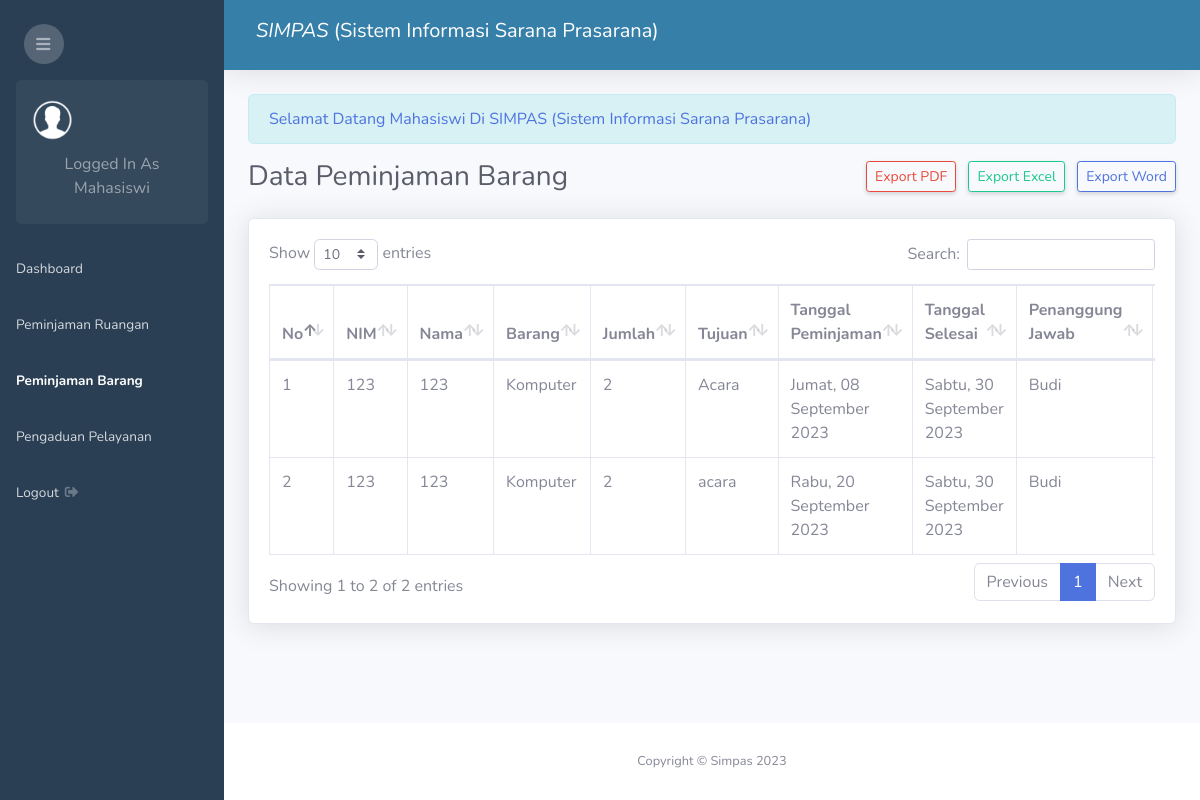
/admin.php?page=peminjaman-barang (signed in), run on the app's committed database.
### tables this page shows
CREATE TABLE `peminjaman_barang` (
  `id_peminjaman_barang` int NOT NULL,
  `mahasiswa_id` int NOT NULL,
  `barang_kd` varchar(25) NOT NULL,
  `jumlah_barang` int NOT NULL,
  `tujuan` text NOT NULL,
  `tanggal_peminjaman` date NOT NULL,
  `tanggal_selesai` date NOT NULL,
  `status` enum('Returned','Approved','Disapproved','Pending') DEFAULT 'Pending',
  `created_at` timestamp NOT NULL DEFAULT CURRENT_TIMESTAMP,
  `user_id` int DEFAULT NULL,
  `dosen_id` int NOT NULL,
  `biro_id` int NOT NULL,
  `ruangan_id` int NOT NULL
);

CREATE TABLE `mahasiswa` (
  `id_mahasiswa` int NOT NULL,
  `nama_mahasiswa` varchar(200) NOT NULL,
  `nim` varchar(50) NOT NULL,
  `semester` int NOT NULL,
  `prodi` varchar(100) NOT NULL,
  `password` varchar(100) NOT NULL
);

CREATE TABLE `barang` (
  `kd_barang` varchar(25) NOT NULL,
  `nama_barang` varchar(100) NOT NULL,
  `kategori_id` int NOT NULL,
  `spesifikasi` varchar(100) NOT NULL,
  `lokasi` varchar(100) NOT NULL,
  `status_barang` varchar(50) NOT NULL,
  `total` int NOT NULL,
  `merek_id` int NOT NULL
);

CREATE TABLE `dosen` (
  `id_dosen` int NOT NULL,
  `nik` varchar(30) NOT NULL,
  `nama_dosen` varchar(200) NOT NULL
);

### date_formatter.php (called while the page is built, shortened)
<?php
function formatDateIndonesia2($timestamp) {
    $dateTime = new DateTime($timestamp);
    $formattedDate = $dateTime->format('l, d F Y');
    $dayTranslation = [
        'Monday'    => 'Senin',
        'Tuesday'   => 'Selasa',
        'Wednesday' => 'Rabu',
        'Thursday'  => 'Kamis',
        'Friday'    => 'Jumat',
        'Saturday'  => 'Sabtu',
        'Sunday'    => 'Minggu',
    ];
    $monthTranslation = [
        'January'   => 'Januari',
        'February'  => 'Februari',
        'March'     => 'Maret',
        'April'     => 'April',
        'May'       => 'Mei',
        'June'      => 'Juni',
        'July'      => 'Juli',
        'August'    => 'Agustus',
        'September' => 'September',
        'October'   => 'Oktober',
        'November'  => 'November',
        'December'  => 'Desember',
    ];
    foreach ($dayTranslation as $en => $id) {
        $formattedDate = str_replace($en, $id, $formattedDate);
    }
    foreach ($monthTranslation as $en => $id) {
        $formattedDate = str_replace($en, $id, $formattedDate);
    }
    return $formattedDate;
}
?>

### peminjaman_barang/index.php (the view, shortened to what this page needs)
<?php require 'date_formatter.php'; ?>
<div class="d-sm-flex align-items-center justify-content-between mb-4">
    <h1 class="h3 mb-0 text-gray-800">Data Peminjaman Barang</h1>
    <?php if($_SESSION['level'] == 'user') : ?>
        <a href="admin.php?page=tambah-peminjaman-barang" class="d-none d-sm-inline-block btn btn-sm btn-primary shadow-sm"> Tambah Data</a>
    <?php else: ?>
        <div>
            <a href="peminjaman_barang/print_index.php" target="_blank" class="d-none d-sm-inline-block btn btn-sm btn-outline-danger shadow-sm"> Export PDF</a>
            <a href="peminjaman_barang/excel_index.php" target="_blank" class="d-none d-sm-inline-block btn btn-sm btn-outline-success shadow-sm mx-2"> Export Excel</a>
            <a href="peminjaman_barang/word_index.php" target="_blank" class="d-none d-sm-inline-block btn btn-sm btn-outline-primary shadow-sm"> Export Word</a>
        </div>
    <?php endif ?>
</div>
<div class="card shadow mb-4">
    <div class="card-body">
        <div class="table-responsive">
            <?php if($_SESSION['level'] == 'user') { ?>
            <table class="table table-bordered" id="dataTable" width="100%" cellspacing="0">
                <thead>
                    <tr>
                        <th>No</th>
                        <th>Barang</th>
                        <th>Jumlah</th>
                        <th>Tujuan</th>
                        <th>Tanggal Peminjaman</th>
                        <th>Tanggal Selesai</th>
                        <th>Penanggung Jawab</th>
                        <th>Biro</th>
                        <th>Status</th>
                        <th>Aksi</th>
                    </tr>
                </thead>
                <tbody>
                <?php
                    $id_mahasiswa = $_SESSION['id'];
                    $no = 1;
                    $sql = mysqli_query($conn, "SELECT * FROM peminjaman_barang LEFT JOIN barang ON peminjaman_barang.barang_kd = barang.kd_barang LEFT JOIN biro ON peminjaman_barang.biro_id = biro.id_biro LEFT JOIN dosen ON dosen.id_dosen = peminjaman_barang.dosen_id WHERE mahasiswa_id = '$id_mahasiswa' ORDER BY id_peminjaman_barang DESC");
                    while($row = mysqli_fetch_assoc($sql)){
                ?>
                <tr>
                    <td><?php echo $no++ ?></td>
                    <td><?php echo $row['nama_barang'] == '' ? '-' : $row['nama_barang']; ?></td>
                    <td><?php echo $row['jumlah_barang'] ?></td>
                    <td><?php echo $row['tujuan'] ?></td>
                    <td><?php echo formatDateIndonesia2($row['tanggal_peminjaman']) ?></td>
                    <td><?php echo formatDateIndonesia2($row['tanggal_selesai']) ?></td>
                    <td><?php echo $row['nama_dosen'] == '' ? '-' : $row['nama_dosen']; ?></td>
                    <td><?php echo $row['nama_biro'] == '' ? '-' : $row['nama_biro']; ?></td>
                    <td>
                        <?php if($row['status'] == "Pending"){ ?>
                            <span class="badge badge-warning"><?php echo $row['status'] ?></span>
                        <?php } elseif($row['status'] == "Disapproved") { ?>
                            <span class="badge badge-danger"><?php echo $row['status'] ?></span>
                        <?php } elseif($row['status'] == "Approved") { ?>
                            <span class="badge badge-success"><?php echo $row['status'] ?></span>
                        <?php } else { ?>
                            <span class="badge badge-primary"><?php echo $row['status'] ?></span>
                        <?php } ?>
                    </td>
                    <td>
                        <a class="btn btn-sm btn-primary" href="admin.php?page=view-peminjaman-barang&id=<?php echo $row['id_peminjaman_barang'] ?>">View</a>
                    </td>
                </tr>
                <?php } ?>
                </tbody>
            </table>
            <?php }else{ ?>
                <table class="table table-bordered" id="dataTable" width="100%" cellspacing="0">
                <thead>
                    <tr>
                        <th>No</th>
                        <th>NIM</th>
                        <th>Nama</th>
                        <th>Barang</th>
                        <th>Jumlah</th>
                        <th>Tujuan</th>
                        <th>Tanggal Peminjaman</th>
                        <th>Tanggal Selesai</th>
                        <th>Penanggung Jawab</th>
                    </tr>
                </thead>
                <tbody>
                <?php
                    $no = 1;
                    $sql = mysqli_query($conn, "SELECT * FROM peminjaman_barang LEFT JOIN barang ON peminjaman_barang.barang_kd = barang.kd_barang LEFT JOIN mahasiswa ON peminjaman_barang.mahasiswa_id = mahasiswa.id_mahasiswa LEFT JOIN biro ON peminjaman_barang.biro_id = biro.id_biro LEFT JOIN dosen ON dosen.id_dosen = peminjaman_barang.dosen_id ORDER BY peminjaman_barang.id_peminjaman_barang DESC");
                    while($row = mysqli_fetch_assoc($sql)){
                ?>
                <tr>
                    <td><?php echo $no++ ?></td>
                    <td><?php echo $row['nim'] == '' ? '-' : $row['nim']; ?></td>
                    <td><?php echo $row['nama_mahasiswa'] == '' ? '-' : $row['nama_mahasiswa']; ?></td>
                    <td><?php echo $row['nama_barang'] == '' ? '-' : $row['nama_barang']; ?></td>
                    <td><?php echo $row['jumlah_barang'] ?></td>
                    <td><?php echo $row['tujuan'] ?></td>
                    <td><?php echo formatDateIndonesia2($row['tanggal_peminjaman']) ?></td>
                    <td><?php echo formatDateIndonesia2($row['tanggal_selesai']) ?></td>
                    <td><?php echo $row['nama_dosen'] == '' ? '-' : $row['nama_dosen']; ?></td>
                </tr>
                <?php } ?>
                </tbody>
            </table>
            <?php } ?>
        </div>
    </div>
</div>

### data on the page
peminjaman_barang: mahasiswa.nim "123", mahasiswa.nama_mahasiswa "123", barang.nama_barang "Komputer", jumlah_barang "2", tujuan "Acara", tanggal_peminjaman "Jumat, 08 September 2023", tanggal_selesai "Sabtu, 30 September 2023", dosen.nama_dosen "Budi"
peminjaman_barang: mahasiswa.nim "123", mahasiswa.nama_mahasiswa "123", barang.nama_barang "Komputer", jumlah_barang "2", tujuan "acara", tanggal_peminjaman "Rabu, 20 September 2023", tanggal_selesai "Sabtu, 30 September 2023", dosen.nama_dosen "Budi"

### other printed values
$_SESSION['level'] "Mahasiswi"
